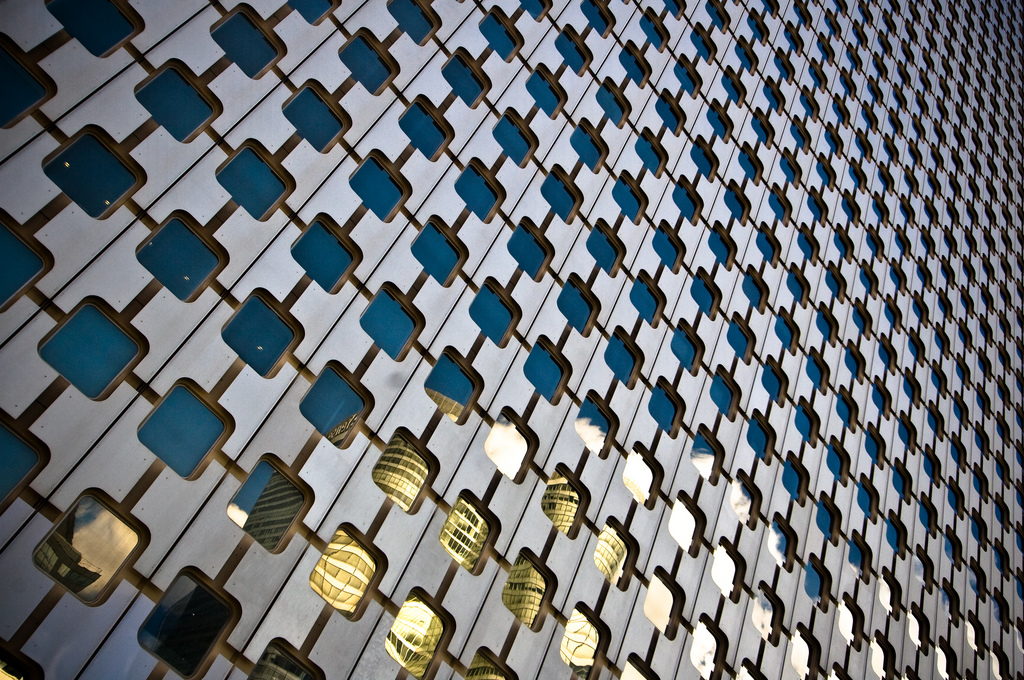
#> input picture week05_lab/dip_for_numpy/images/img_041.png, 1024 x 680 px
$ python pil_step04.py
#> lines starting #> are read from the running program, lines starting #| are printed output that depends on the picture
#############################################
# Convert Color image to Gray image using PILLOW
#############################################

import numpy as np
from PIL import Image

img = Image.open('../images/img_041.png')
#> img is the input picture: PIL image 1024x680 RGB; mean R, G, B 109.5, 113.8, 117.1
print(type(img)) # <class 'PIL.PngImagePlugin.PngImageFile'>
#| <class 'PIL.PngImagePlugin.PngImageFile'>

img_gray = img.convert('L')
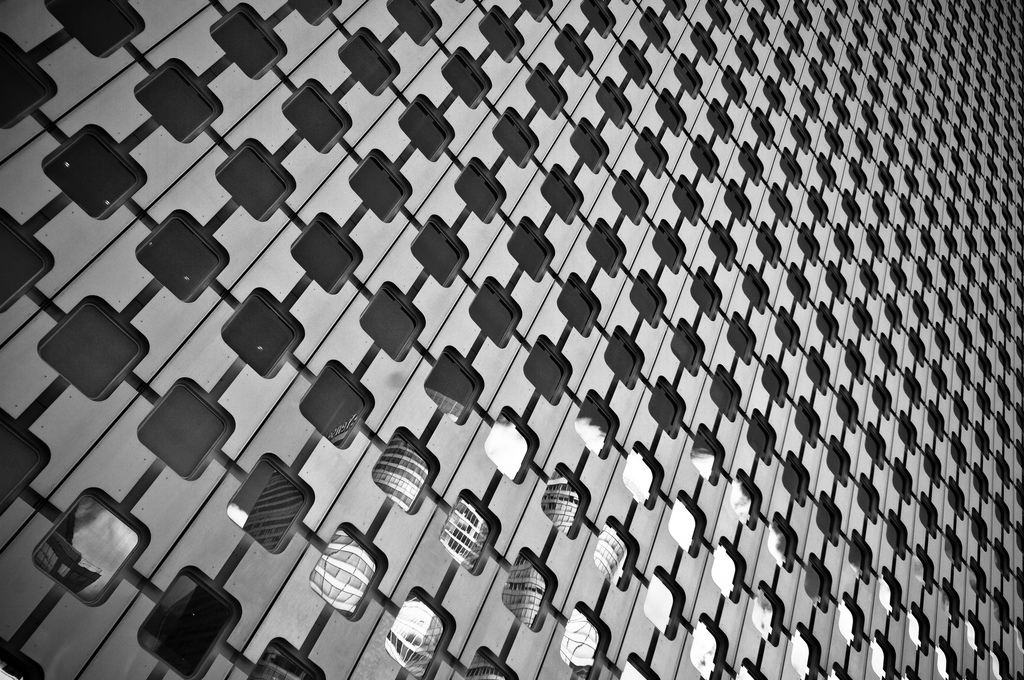
#> img_gray: PIL image 1024x680 L; min 0, max 255, mean 112.9
# img_gray.show()

img_gray = np.array(img_gray)

# using numpy
def rgb2gray(rgb):
    r, g, b = rgb[:,:,0], rgb[:,:,1], rgb[:,:,2]
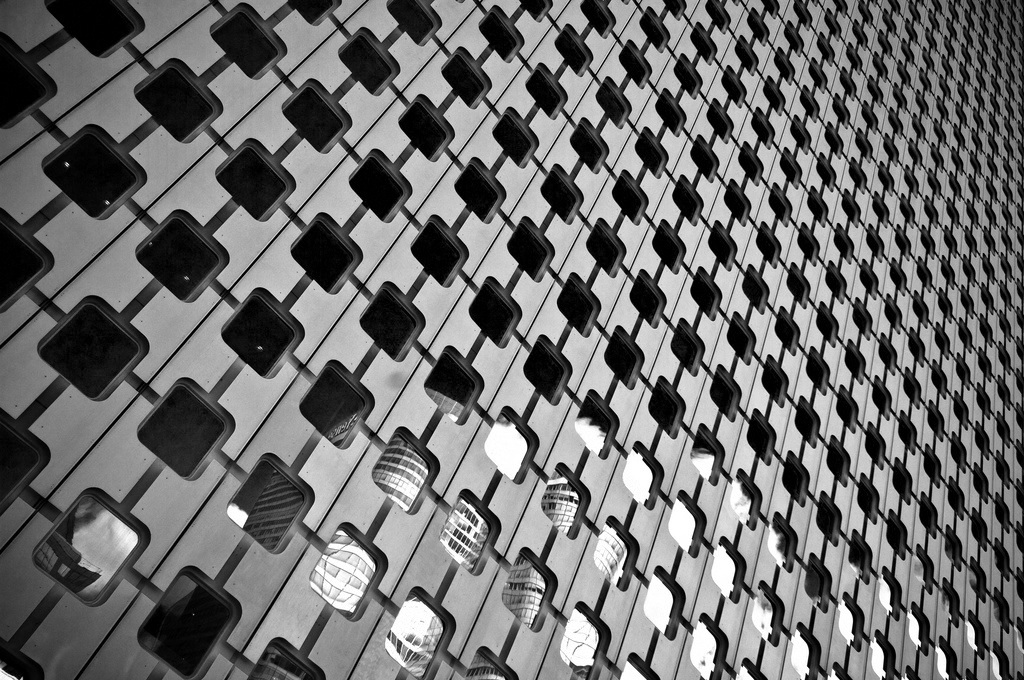
#> r: shape (680, 1024); min 0, max 255, mean 109.5
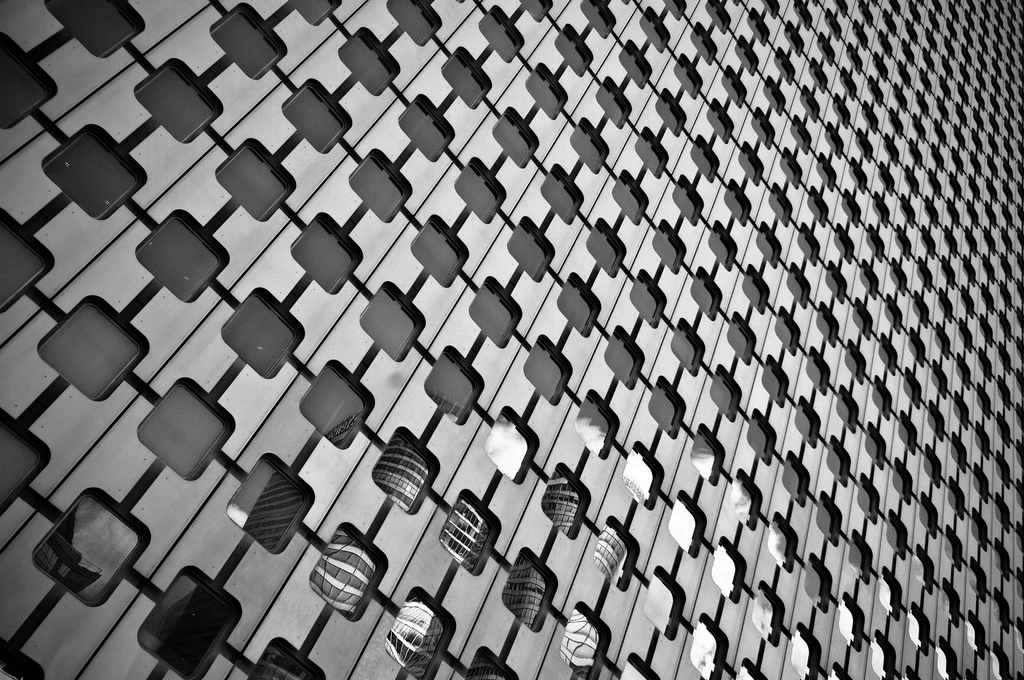
#> b: shape (680, 1024); min 0, max 255, mean 117.1
    gray = (1/3.0) * r + (1/3.0) * g + (1/3.0) * b
    # gray = (299 / 1000) * r + (587 / 1000) * g + (114 / 1000) * b
    return gray

np_img = np.array(img)

np_gray_img = rgb2gray(np_img)
gray_img = Image.fromarray(np_gray_img)
# gray_img.show()

print(np.allclose(img_gray, np_gray_img))
#| False

$ run again, with week05_lab/dip_for_numpy/images/img_100.png copied over week05_lab/dip_for_numpy/images/img_041.png
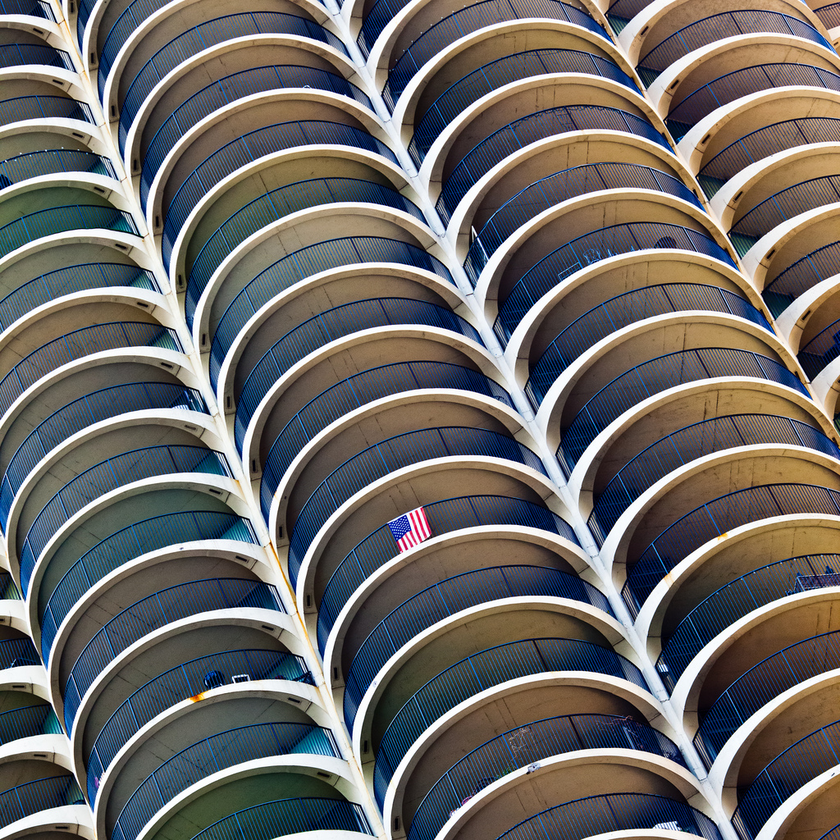
#> input picture week05_lab/dip_for_numpy/images/img_100.png, 840 x 840 px, shrunk from 1024 x 1024 before the run
#> img is the input picture: PIL image 840x840 RGB; mean R, G, B 106.9, 104.7, 102.9
#| <class 'PIL.PngImagePlugin.PngImageFile'>
#> in rgb2gray, `r, g, b = rgb[:,:,0], rgb[:,:,1], rgb[:,:,2]`:
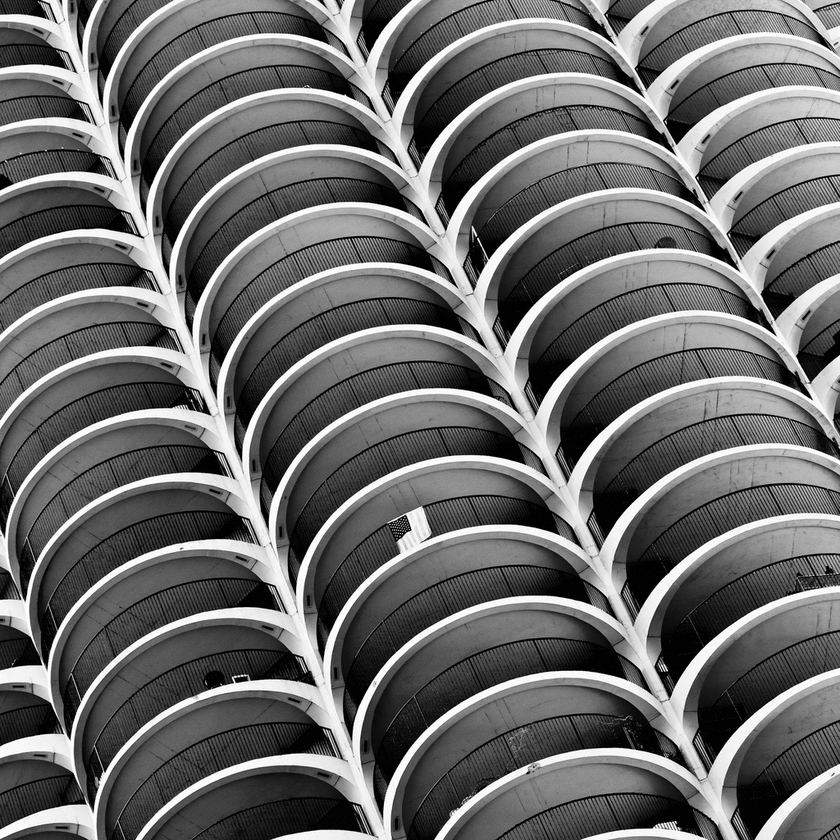
#> r: shape (840, 840); min 0, max 255, mean 106.9
#> in rgb2gray, `r, g, b = rgb[:,:,0], rgb[:,:,1], rgb[:,:,2]`:
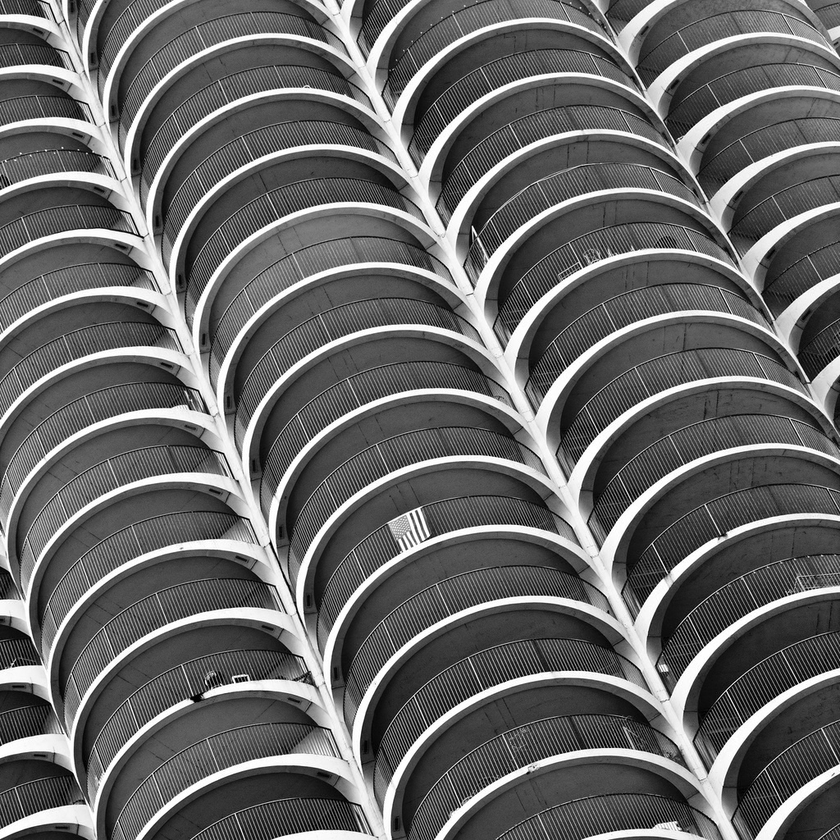
#> b: shape (840, 840); min 0, max 255, mean 102.9
#| False

$ run again, with week05_lab/dip_for_numpy/images/baby.png copied over week05_lab/dip_for_numpy/images/img_041.png
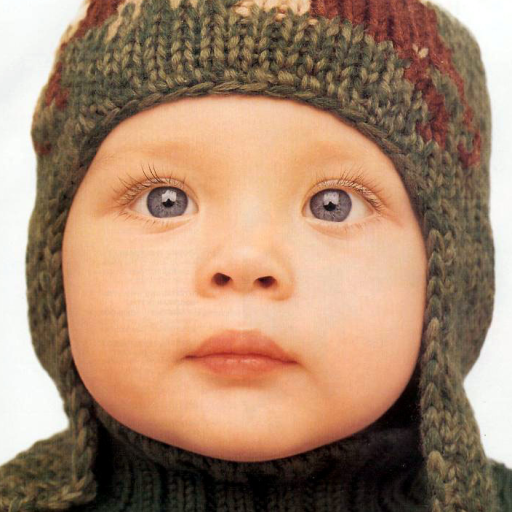
#> input picture week05_lab/dip_for_numpy/images/baby.png, 512 x 512 px
#> img is the input picture: PIL image 512x512 RGB; mean R, G, B 166.9, 134.2, 109.5
#| <class 'PIL.PngImagePlugin.PngImageFile'>
#> in rgb2gray, `r, g, b = rgb[:,:,0], rgb[:,:,1], rgb[:,:,2]`:
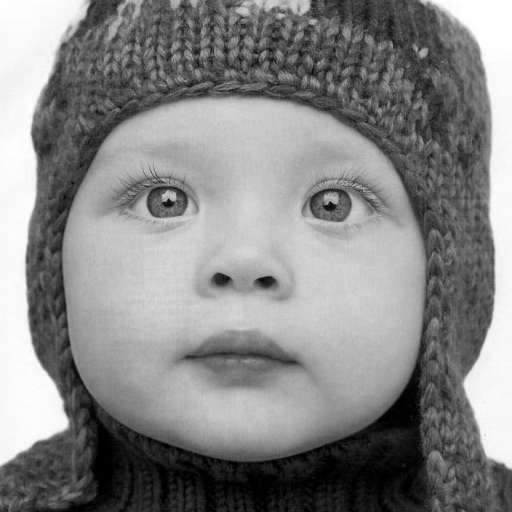
#> g: shape (512, 512); min 0, max 255, mean 134.2
#> in rgb2gray, `r, g, b = rgb[:,:,0], rgb[:,:,1], rgb[:,:,2]`:
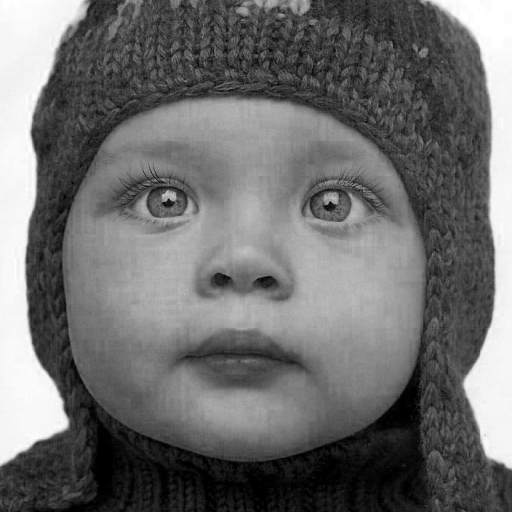
#> b: shape (512, 512); min 0, max 255, mean 109.5
#| False
